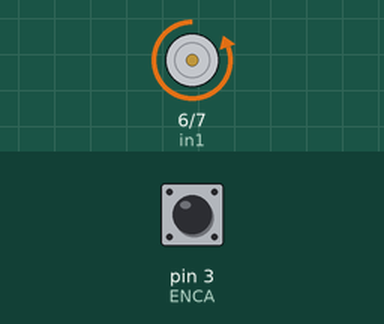
The sketch below on a simulated Arduino Uno, built with avr-gcc and run on an emulated ATmega328P. Shown: motor-driver pin pairs drawn as motors (green arrow = first pin HIGH = forward, orange = second pin HIGH = backward, longer = more drive, scaled by the enable pin). Inputs (shaded band) come from the test bench; at power-on: pin 3 (ENCA) HIGH. What the sketch prints to the serial monitor is not drawn.

Above: at 0.1 s.
Timing chart, 0 to 1.6 s (numbered marks = the images above):
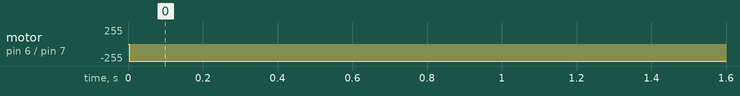

Measured:
- by itself, motor on pin 6 (in1) / pin 7 (in2): stopped → backward 255/255 at 0.00 s

The sketch:

Motor_Two_PID.ino
```cpp
#include <util/atomic.h> // For the ATOMIC_BLOCK macro
//Motor driver pin decleration
#define enA 9
#define in1 6
#define in2 7
//Encoder pin Decleration
#define ENCA 3 // YELLOW
#define ENCB 2 // WHITE

volatile int posi = 0; // specify posi as volatile
volatile int pos = 0; // specify posi as volatile
int prevTime = 0; // variable to store the previous time
volatile int prevPos = 0; // variable to store the previous position
float velocity = 0; // variable to store the calculated velocity
int CPR = 11; //CPR is counts per revolution of encoder

double desired_vel = 3000; //max speed is 2640 RPM
double pwm;
int max_vel = 5340; //This value will change depending on the battery charge
String run = "true";
//Max voltage applied to motor two is 12 V. Must apply 15.5 V from the power source.

//PID
double error = 0;
double dt = 0;
double kp = 1.5; //2.8 //best = 1.5
double kd = 0.1; //1.5 //best = 0.1
double ki = 0.001; //0 //best = 0.0001   //Note: I added a condition on integral to decrease over time
double integral = 0;
double previous_integral = 0;
double previous_error = 0;
double PID_Current_Timer = 0;
double PID_Previous_Timer = 0;
double RPM = 0;
double P = 0;
double I = 0;
double D = 0;
double input = 0;
double abs_input = 0;


void setup() {
  Serial.begin(9600);
  //Encoder Setup
  pinMode(ENCA,INPUT);
  pinMode(ENCB,INPUT);
  attachInterrupt(digitalPinToInterrupt(ENCA),readEncoder,RISING); //check when encoder A is rising and un the readEncoder function

  //Motor driver Setup
  pinMode(enA, OUTPUT);
  pinMode(in1, OUTPUT);
  pinMode(in2, OUTPUT);

  // Set initial rotation direction
  digitalWrite(in1, LOW);
  digitalWrite(in2, HIGH);
}

void loop() {
  while(run == "false"){  //Don't run the program until data is recived from python
      Serial.println("not running");
      if (Serial.available() > 0){
        run = Serial.readString();
      }
    }

//Encoder Run
  ATOMIC_BLOCK(ATOMIC_RESTORESTATE) { //prevents the posi var from being changed by the interupt while its being read. Makes it more accurate
    pos = posi;
  }
  //Serial.println(pos);

  PID_Current_Timer = millis();
// Calculate velocity
  int currentTime = millis()/1000; // get the current time sec
  int timeDiff = currentTime - prevTime; // calculate the time difference
  if (timeDiff > 0) {
    //velocity = ((pos - prevPos)/CPR) / (timeDiff/60000); // calculate the velocity in RPM
    velocity = ((pos - prevPos)/CPR) / timeDiff; // calculate the velocity
    prevPos = pos; // update the previous position
    prevTime = currentTime; // update the previous time
  }


  //PID Controller
  dt = (PID_Current_Timer - PID_Previous_Timer)/1000; //calculate time step dt
  RPM = velocity*60;
  error = (desired_vel - RPM);
  integral = previous_integral + error*dt;
  P = kp * error;
  //I = (ki * integral);
  I = (ki * integral)/(millis()/10000); //I modified I a bit to decrease over time bc it makes the system unstable in the long run if you keep letting I increase
  D = kd * (-(error - previous_error)/dt);
  input = P + I + D;
  if (input > max_vel){
    input = max_vel;
  }
  else if (input < -max_vel){
    input = -max_vel;
  }

  abs_input = abs(input);
  pwm = map(abs_input,0,max_vel,0,255);


  //Print Data
  Serial.print(I);
  Serial.print(",");
  Serial.print(String(millis()/1000));
  Serial.print(",");
  Serial.print(round(desired_vel)); //desired_vel
  Serial.print(",");
  Serial.println(round(velocity*60));  //RPM  Max speed with load: 2640rpm (from experimentation)   Max speed without loat 4800rpm (from datasheed)   138


//Motor Run
// Drive the motor in one direction
if(input < 0){ //CW
  digitalWrite(in1, HIGH);
  digitalWrite(in2, LOW);
}
else if ( input > 0){ //CCW
  digitalWrite(in1, LOW);
  digitalWrite(in2, HIGH);
}
else{ //if the input is 0 the CW
  digitalWrite(in1, HIGH);
  digitalWrite(in2, LOW);
}
  // Set the desired speed (PWM value)
  // Serial.println(pwm); //desired_vel
  analogWrite(enA, pwm); // Send PWM signal to L298N Enable pin


//set previous val to current val
previous_error = error;
previous_integral = integral;

}

void readEncoder(){ //check what ENCB is doing when A is rising. If Rising then add to pos if not sub from pos
  int b = digitalRead(ENCB);
  if(b > 0){
    posi++;
  }
  else{
    posi--;
  }
}
```
